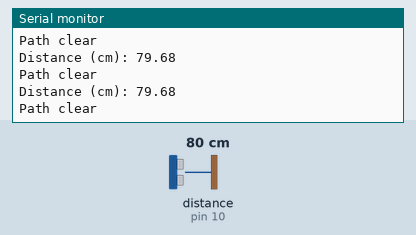
The sketch below on a simulated Arduino Uno, built with avr-gcc and run on an emulated ATmega328P. Shown: the last lines printed to the serial monitor. Wiring (inferred from the names in the program): ultrasonic range finder: trigger pin 9; echo pin 10. The test bench sets the inputs (shaded band); at power-on: distance to the obstacle (sensor on pin 10) 80 cm. The echo pulse lasts 58.3 µs per cm.

Above: at 1.2 s.
1.3 s: distance to the obstacle (sensor on pin 10) set to 2 cm
At 1.54 s:
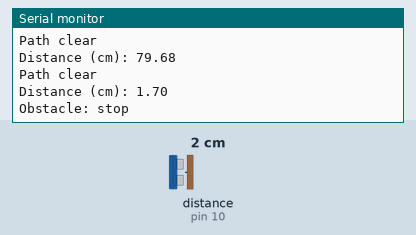
3.0 s: distance to the obstacle (sensor on pin 10) set to 4 cm
At 3.05 s:
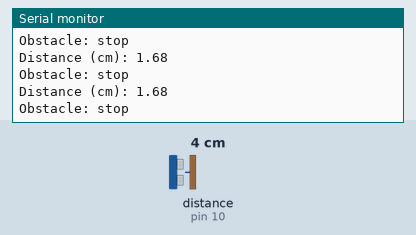
Timing chart, 0 to 6.0 s (numbered marks = the images above; inputs shaded):
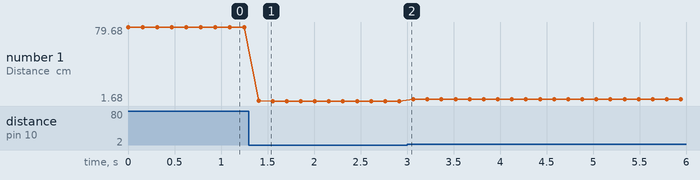

Measured:
- after the input at 1.3 s, the serial monitor: prints a new line after 0.10 s (image 1)
- plotted number 1: 79.68 → 1.68 after the input at 1.3 s, 1.68 → 3.69 after the input at 3.0 s

The sketch:

arduino-robot.ino
```cpp
// First stage: distance sensing. Motor hardware is not included in this catalog
// set.
constexpr int TRIG_PIN = 9;
constexpr int ECHO_PIN = 10;
void setup() {
  Serial.begin(115200);
  pinMode(TRIG_PIN, OUTPUT);
  pinMode(ECHO_PIN, INPUT);
}
void loop() {
  digitalWrite(TRIG_PIN, LOW);
  delayMicroseconds(2);
  digitalWrite(TRIG_PIN, HIGH);
  delayMicroseconds(10);
  digitalWrite(TRIG_PIN, LOW);
  unsigned long duration = pulseIn(ECHO_PIN, HIGH, 30000);
  if (duration == 0)
    Serial.println("No echo");
  else {
    float distanceCm = duration * 0.0343f / 2.0f;
    Serial.print("Distance (cm): ");
    Serial.println(distanceCm);
    Serial.println(distanceCm < 20 ? "Obstacle: stop" : "Path clear");
  }
  delay(150);
}
```
